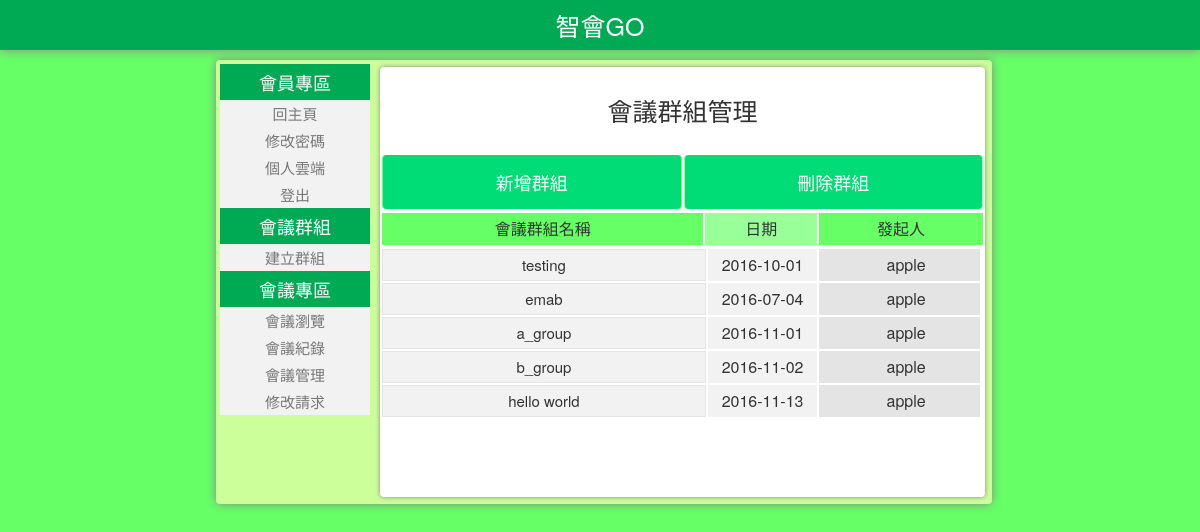
Before: /meeting_cloud/web/employee_web/group/group_list.php (signed in) with the older database file.
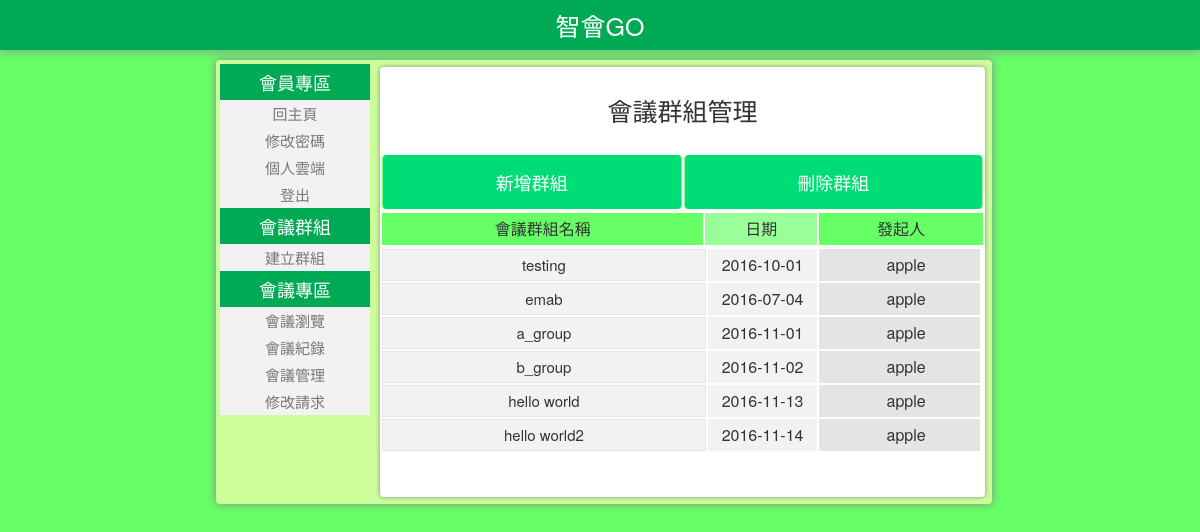
After: the same page with the newer database file.
### tables this page shows
CREATE TABLE `group_leader` (
  `group_id` int(4) NOT NULL,
  `member_id` varchar(4) NOT NULL,
  `group_name` varchar(20) NOT NULL,
  `date_time` datetime(6) NOT NULL
);

CREATE TABLE `member` (
  `id` varchar(8) NOT NULL,
  `pw` varchar(20) NOT NULL,
  `name` varchar(12) NOT NULL,
  `sex` varchar(1) NOT NULL,
  `telephone` varchar(12) NOT NULL,
  `mail` varchar(40) NOT NULL,
  `access` varchar(2) NOT NULL
);

### meeting_cloud/web/employee_web/group/group_list.php (the view, shortened to what this page needs)
<?php
	require_once("../../../connMysql.php");
	$id=$_SESSION['id'];
    $sql = "SELECT gl.group_name, gl.group_id, gl.date_time, m.name
			FROM group_leader as gl, group_member as gm, member as m
			where (gm.member_id = '".$id."' or gl.member_id = '".$id."')
			group by gl.group_id ";
	$result=$conn->query($sql);
?>
<html xmlns="http://www.w3.org/1999/xhtml">
	<head>
		<link rel="stylesheet" type="text/css" href="../../main_css/main.css">
    </head>
	<body>
		<table id="HEADER_SHADOW" width=100% border="0" cellpadding="0" cellspacing="0">
		<tr>
		    <td width=100% height=50px bgcolor="#00AA55">
		  	<p id="HEADER">智會GO</p>
		  	</td>
		  </tr>
		</table>
		<div id="divOrigin">
			<div id="divTop">
	        	<dl style="margin:0;width:20%;float:left;">
	        		<dt id="memberBar" class="left">
	        			會員專區
							<dt><a href="../employee_center.php">回主頁</a></dt>
		        			<dt><a href="">修改密碼</a></dt>
							<dt><a href="">個人雲端</a></dt>
		        			<dt><a href="../../../logout.php">登出</a></dt>
	        		</dt>
					<dt id="group" class="left">
	        			會議群組
		        			<dt><a href="./build_group_form.php">建立群組</a></dt>
	        		</dt>
	        		<dt id="conventionBar" class="left">
	        			會議專區
		        			<dt><a href="">會議瀏覽</a></dt>
		        			<dt><a href="">會議紀錄</a></dt>
		        			<dt><a href="">會議管理</a></dt>
		        			<dt><a href="">修改請求</a></dt>
	        		</dt>
	        	</dl>
	        	<div id="main">
		        	<p id="conventionTittle">會議群組管理</p>
					<table id="table">
						<tr>
						<table id="table">
							<tr>
								<td id="tableTittleCol1" style="border-radius: 4px;">
									<input id="tableButton" type="button" onclick="self.location.href='./build_group_form.php'" value="新增群組" style="border-radius: 4px;"/>
								</td>
								<td id="tableTittleCol2" style="border-radius: 4px;">
									<input id="tableButton" type="button" onclick="goDeleteMember()" value="刪除群組" style="border-radius: 4px;"/>
								</td>
							</tr>
						</table>
						</tr>
						<tr>
						<table id="table">
							<tr>
								<table id="table">
								<tr>
									<td id="tableTittleCol1">會議群組名稱</td>
									<td id="tableTittleCol2">日期</td>
									<td id="tableTittleCol1">發起人</td>
								</tr>
								</table>
							</tr>
							<tr>
								<div style="width:600px; height:250px; overflow:hidden;" >
								<div style="width:615px; height:250px; overflow-y: auto;">
									<table id="table">
									<?php
										$num_rows = $result->num_rows;
										if ($num_rows == 0)
										{	echo "目前尚未建立關於你的群組";	}
										else
										{
											for($i=1;$i<=$num_rows;$i++)
											{
												$row=$result->fetch_array();
												$meeting_date = date("Y-m-d", strtotime($row['date_time']));
												echo "<tr>";
												echo "<td id=\"tableValueCol1\" style=\"width:300px\">";
												echo "<a href=\"group.php?group_id=".$row['group_id']."\" style=\"color:#333333;width:auto;line-height:200%;\">";
												echo $row['group_name'];
												echo "</a></td>";
												echo "<td id=\"tableValueCol2\" style=\"width:100px\">".$meeting_date."</td>";
												echo "<td id=\"tableValueCol1\" style=\"width:160px\">".$row['name']."</td>";
												echo "</tr>";
											}
										}
									?>
									</table>
								</div>
								</div>
							</tr>
						</table>
						</tr>
					</table>
			    </div>
	        </div>
		</div>
	</body>
</html>

Changed rows visible on the page:
added group_leader: group_name "hello world2", date_time "2016-11-14", member.name "apple"
